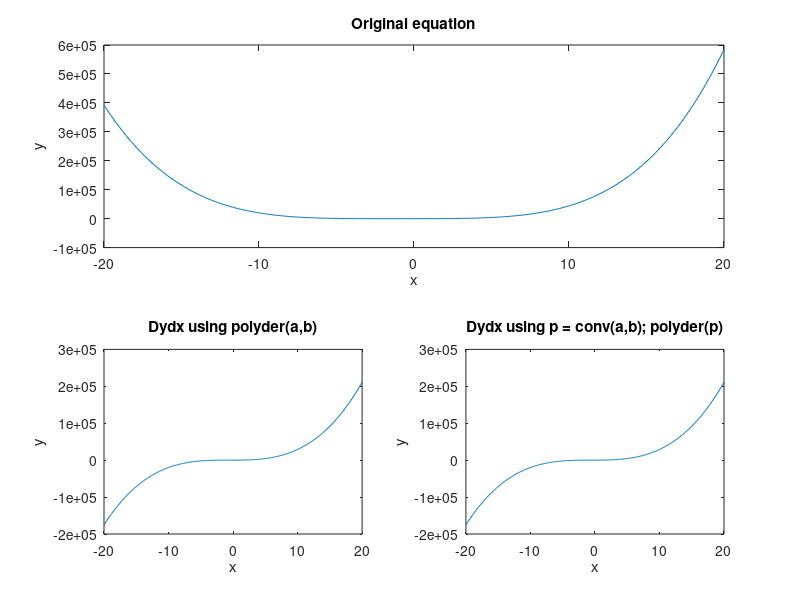

The MATLAB source for this figure:
clear; clc;
% Use polyder(a,b) function in MATLAB to find the derivitive of the product of polynomials in p(x)

func = @(x) (3*x.^2 + 6*x + 9).*(x.^2 + 2*x);

x = -20:0.1:20;
p = func(x);

fig_wqn3 = figure(3);
subplot(2,2,1:2);
plot(x,p);
xlabel('x');
ylabel('y');
title('Original equation');

% Using polyder(a,b);
a = [3 6 9]; % coefficients of the first polynomial
b = [2 1 0]; % coefficients of the second polynomial
dydx_polyder = polyder(a, b);
dydx = polyval(dydx_polyder, x);
subplot(2,2,3);
plot(x, dydx);
xlabel('x');
ylabel('y');
title('Dydx using polyder(a,b)');

% Using p = conv(a,b), then polyder(p)
dydx_conv = conv(a,b); % results in coefficients of p(a) * p(b)
dydx_polyder = polyder(dydx_conv);
dydx = polyval(dydx_polyder, x);
subplot(2,2,4);
plot(x, dydx);
xlabel('x');
ylabel('y');
title('Dydx using p = conv(a,b); polyder(p)');
